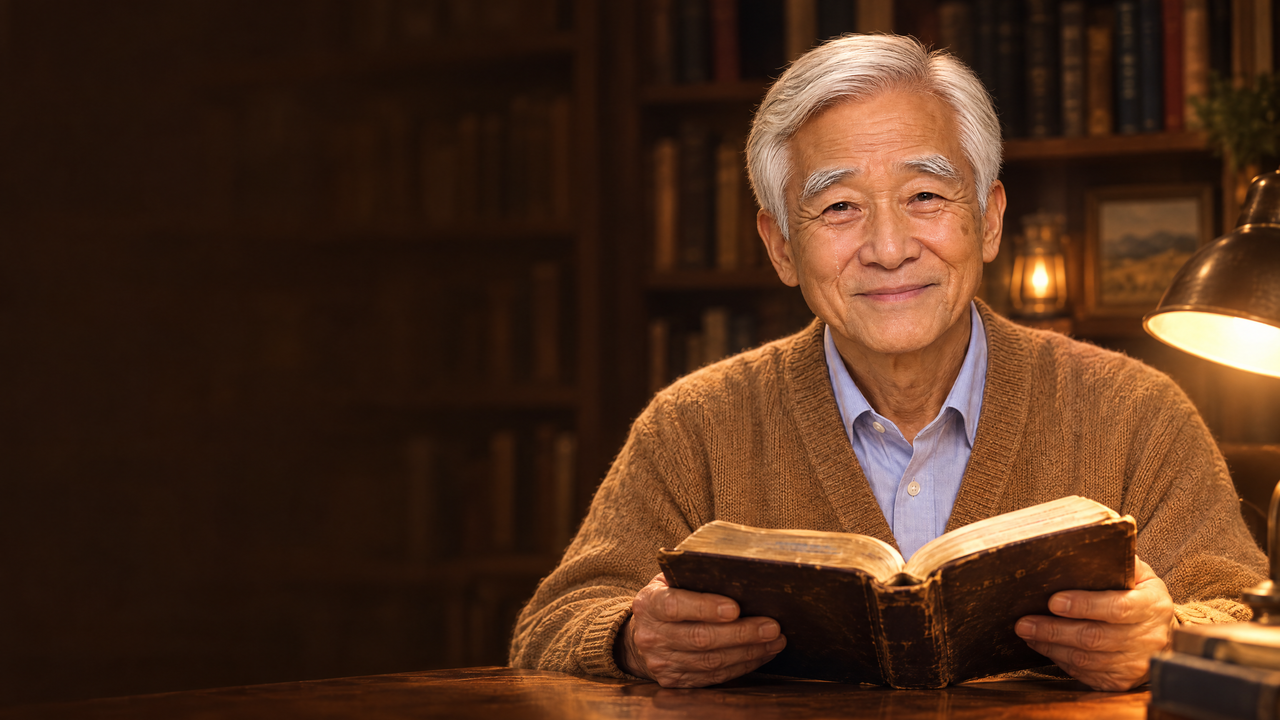
#> input picture output/2026-09-24_muc-su-gia-dinh-thien-duong/thumb_bg.png, 1280 x 720 px
$ python -i make_bg.py   (imports and definitions only)
#> lines starting #> are read from the running program, lines starting #| are printed output that depends on the picture
"""Chuẩn bị tham số Higgsfield + chuẩn hóa ảnh nền thumbnail về 1280x720 (không chữ).

Ảnh được sinh bằng Higgsfield MCP (Claude gọi tool `generate_image`), script này
KHÔNG gọi API sinh ảnh nào. Có 2 chế độ:

1. In JSON tham số cho `generate_image` (model, aspect_ratio, prompt, ...) dựng từ
   channels/<channel_id>.yaml (thumbnail_bg + color_palette + motif + niche):
       python tools/make_bg.py --channel mun-yeolda --params [--scene "..."]

2. Tải/đọc ảnh Higgsfield trả về, scale + crop về 1280x720, lưu PNG:
       python tools/make_bg.py --from <url_hoặc_đường_dẫn_ảnh> --out output/2026-09-23_bac-si-canh-cua/thumb_bg.png
"""
import argparse
import io
import json
import sys
import urllib.request
from pathlib import Path

# Console Windows mặc định cp1252 → không in được tiếng Việt/Hàn.
# [3 lines not run here, left out]

ROOT = Path(__file__).resolve().parent.parent
CHANNELS_DIR = ROOT / "channels"
TARGET_SIZE = (1280, 720)


def log(msg):
    print(f"[make_bg] {msg}", file=sys.stderr, flush=True)


def fail(msg, code=1):
    print(f"[make_bg] LỖI: {msg}", file=sys.stderr, flush=True)
    sys.exit(code)


# [46 lines left out: functions parse_args, load_channel, pick_color, not called in this run]


def current_character(cfg):
    """Khối character.current trong yaml kênh (nhân vật cố định trên thumbnail), {} nếu kênh không dùng."""
    return ((cfg.get("character") or {}).get("current")) or {}


# [116 lines left out: functions check_character_rotation, build_prompt, build_params, cover_resize, not called in this run]


def read_source(src):
    if src.startswith(("http://", "https://")):
        log(f"Đang tải ảnh: {src}")
        req = urllib.request.Request(src, headers={"User-Agent": "video-factory/make_bg"})
        with urllib.request.urlopen(req, timeout=60) as resp:
            return resp.read()
    path = Path(src)
    if not path.is_file():
        fail(f"Không tìm thấy file ảnh: {path}")
    return path.read_bytes()


def normalize(src, out):
    from PIL import Image

    try:
        data = read_source(src)
    except Exception as e:
        fail(f"Không tải được ảnh: {type(e).__name__}: {e}")
    try:
        img = Image.open(io.BytesIO(data)).convert("RGB")
    except Exception as e:
        fail(f"Không đọc được ảnh: {e}")
    log(f"Nhận ảnh {img.width}x{img.height}, chuẩn hóa về {TARGET_SIZE[0]}x{TARGET_SIZE[1]}.")
    img = cover_resize(img, TARGET_SIZE)

    out = Path(out)
    try:
        out.parent.mkdir(parents=True, exist_ok=True)
        img.save(out, "PNG")
    except OSError as e:
        fail(f"Không lưu được file {out}: {e}")
    log(f"Đã lưu ảnh nền: {out.resolve()}")


# [8 lines left out: function main, not called in this run]


# [2 lines not run here, left out]

>>> import cv2
>>> picture = cv2.imread('../output/2026-09-24_muc-su-gia-dinh-thien-duong/thumb_bg.png', cv2.IMREAD_GRAYSCALE)
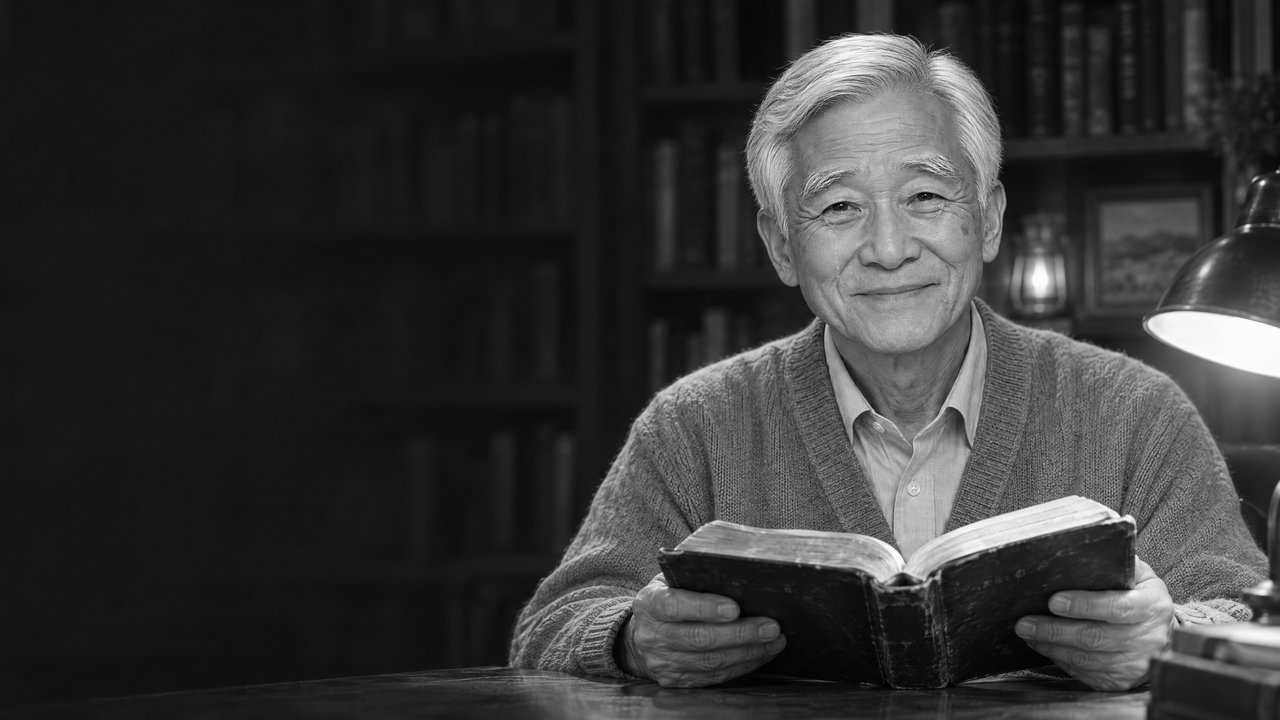
#> picture: shape (720, 1280); min 0, max 254, mean 53.1
>>> result = normalize(picture, 'out.png')
#> (the run stopped early here; a loop or call above may not have finished)
